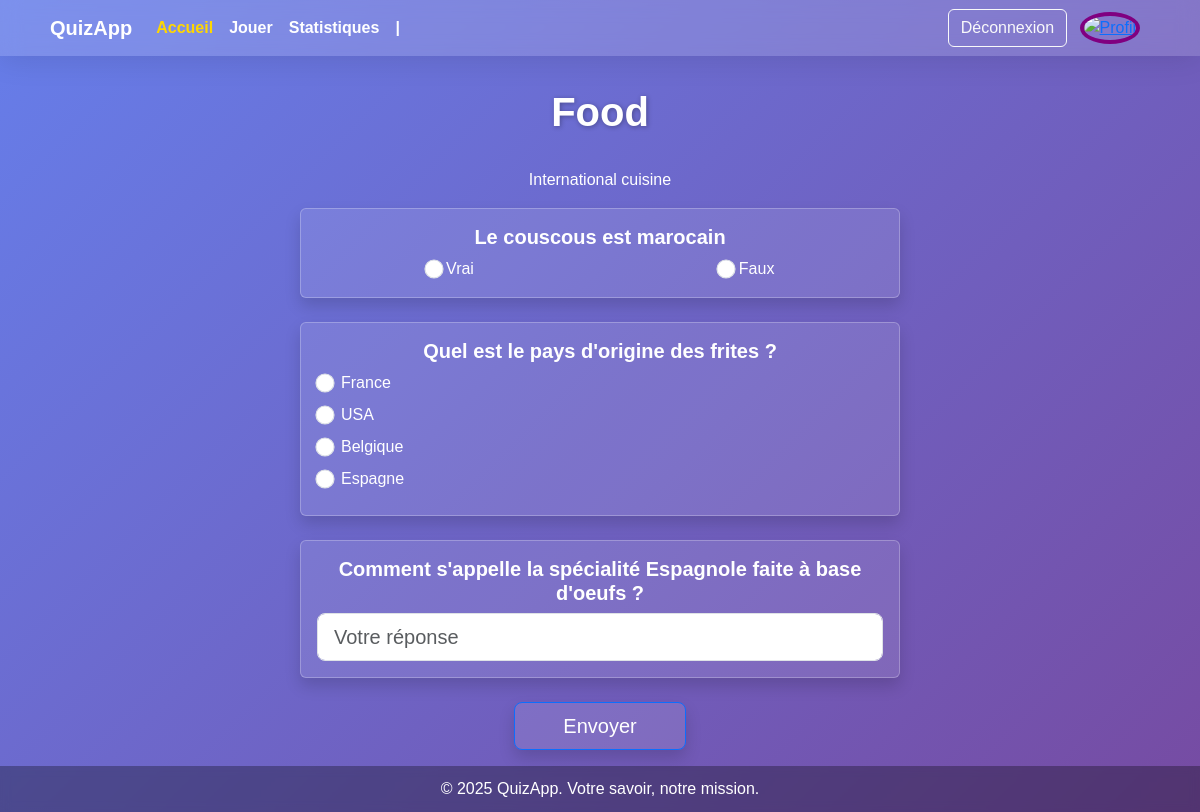
Page /quiz/start/137 (signed in) on the committed database.
### quizApp/models.py (models this page shows, shortened)
class Quiz(models.Model):
    DIFFICULTE_CHOICES = [
        ('Facile', 'Facile'),
        ('Moyen', 'Moyen'),
        ('Difficile', 'Difficile'),
    ]
    difficulte = models.CharField(max_length=10, choices=DIFFICULTE_CHOICES, default='Facile')
    title = models.CharField(max_length=255)
    description = models.TextField()
    type_quiz = models.ForeignKey(Categorie,on_delete=models.CASCADE)
    creator = models.ForeignKey(Participant, on_delete=models.CASCADE, related_name='quizzes')
    times_played = models.IntegerField(default=0)
    times_visited = models.IntegerField(default=0)

class Question(models.Model):
    TYPE_CHOICES = [
        ('QCM', 'QCM'),
        ('VF', 'Vrai/Faux'),
        ('RC', 'Réponse courte'),
    ]
    quiz = models.ForeignKey(Quiz, on_delete=models.CASCADE, related_name='questions')
    question_text = models.CharField(max_length=255)
    type_question = models.CharField(max_length=3, choices=TYPE_CHOICES, default='QCM')
    reponse_1 = models.CharField(max_length=255)
    reponse_2 = models.CharField(max_length=255, blank=True)
    reponse_3 = models.CharField(max_length=255, blank=True)
    reponse_4 = models.CharField(max_length=255, blank=True)
    bonne_reponse = models.IntegerField()

### quizApp/views.py (the view)
# urls.py: path('start/<int:quiz_id>', views.quizCommence.as_view(), name='quizCommence'),
class quizCommence(LoginRequiredMixin, View):
    def get(self, request, quiz_id):
        quiz = get_object_or_404(Quiz, id=quiz_id)
        quiz.times_visited+=1
        quiz.save()
        questions =quiz.questions.all()
        return render(request, 'quizCommence.html', {'quiz': quiz, 'questions': questions})

### quizApp/templates/quizCommence.html (shortened to what this page needs)
<!DOCTYPE html>
<html lang="fr">
<head>
  <link href="https://cdn.jsdelivr.net/npm/bootstrap@5.3.5/dist/css/bootstrap.min.css" rel="stylesheet"
>
</head>
<body>
  {% include 'navbar.html' %}
  <h1>{{quiz.title}}</h1>
  <p class="text-center text-white">{{quiz.description}}</p>
  <form action="{% url 'resultatQuiz' %}" method="post">
    {% for question in questions %}
    {% if question.type_question == 'QCM' %}
    <div class="d-flex justify-content-center">
      <div class="card mb-4 w-50 shadow bg-white bg-opacity-10 border border-white border-opacity-25 text-white">
        <div class="card-body">
          <h5 class="card-title text-center fw-bold fs-5">{{question.question_text}}</h5>
          <div class="form-check mb-2">
            <input class="form-check-input " style="transform: scale(1.2);" type="radio" name="{{question.id}}"
              value="1" id="{{question.id}}option1" required>
            <label class="form-check-label" for="{{question.id}}option1">{{ question.reponse_1 }}</label>
          </div>
          <div class="form-check mb-2">
            <input class="form-check-input" style="transform: scale(1.2);" type="radio" name="{{question.id}}" value="2"
              id="{{question.id}}option2" required>
            <label class="form-check-label" for="{{question.id}}option2">{{ question.reponse_2 }}</label>
          </div>
          {% if quiz.type_quiz.type_quiz != "Vrai ou Faux" %}
          {% if question.reponse_3 %}
          <div class="form-check mb-2">
            <input class="form-check-input" style="transform: scale(1.2);" type="radio" name="{{question.id}}" value="3"
              id="{{question.id}}option3" required>
            <label class="form-check-label" for="{{question.id}}option3">{{ question.reponse_3 }}</label>
          </div>
          {% endif %}
          {% if question.reponse_4 %}
          <div class="form-check mb-2">
            <input class="form-check-input" style="transform: scale(1.2);" type="radio" name="{{question.id}}" value="4"
              id="{{question.id}}option4" required>
            <label class="form-check-label" for="{{question.id}}option4">{{ question.reponse_4 }}</label>
          </div>
          {% endif %}
          {% endif %}
        </div>
      </div>
    </div>
    {% endif %}
    {% if question.type_question == 'VF' %}
    <div class="d-flex justify-content-center">
      <div class="card mb-4 w-50 shadow bg-white bg-opacity-10 border border-white border-opacity-25 text-white">
        <div class="card-body">
          <h5 class="card-title text-center fw-bold fs-5">{{question.question_text}}</h5>
          <div id="VF">
            <div style="text-align: center;">
                <label style="margin-right: 15rem;">
                    <input type="radio" name="{{question.id}}" class="form-check-input " style="transform: scale(1.2);"  value="True" required> Vrai
                </label>
                <label>
                    <input type="radio" name="{{question.id}}" class="form-check-input " style="transform: scale(1.2);"  value="False" required> Faux
                </label>
            </div>
        </div>
        </div>
      </div>
    </div>
    {% endif %}
    {% if question.type_question == 'RC' %}
    <div class="d-flex justify-content-center">
      <div class="card mb-4 w-50 shadow bg-white bg-opacity-10 border border-white border-opacity-25 text-white">
        <div class="card-body">
          <h5 class="card-title text-center fw-bold fs-5">{{question.question_text}}</h5>
            <input type="text" placeholder="Votre réponse" name="{{question.id}}" class="form-control form-control-lg" style="width: 100%;">
        </div>
      </div>
    </div>
    {% endif %}
    {% endfor %}
    <div class="text-center mb-3">
      <button type="submit" class="btn shadow bg-white bg-opacity-10 btn-primary btn-lg px-5">Envoyer</button>
    </div>
  </form>
  <footer>
    <div class="container">
      <p class="mb-0">© 2025 QuizApp. Votre savoir, notre mission.</p>
    </div>
  </footer>
</body>
</html>

### quizApp/templates/quizCommence.html (style rules this page uses)
body { background: linear-gradient(135deg, #667eea, #764ba2); font-family: 'Poppins', sans-serif; color: #fff; margin: 0; min-height: 100vh; }
h1 { text-align: center; font-weight: 700; font-size: 2.5rem; margin-bottom: 2rem; text-shadow: 1px 1px 5px rgba(0, 0, 0, 0.3); }
footer { background-color: rgba(0, 0, 0, 0.3); backdrop-filter: blur(5px); color: white; text-align: center; padding: 0.7rem 0; }

### rows in the picture
Quiz: title "Food", description "International cuisine"
Question: question_text "Le couscous est marocain"
Question: question_text "Quel est le pays d'origine des frites ?", reponse_1 "France", reponse_2 "USA", reponse_3 "Belgique", reponse_4 "Espagne"
Question: question_text "Comment s'appelle la spécialité Espagnole faite à base d'oeufs ?"
